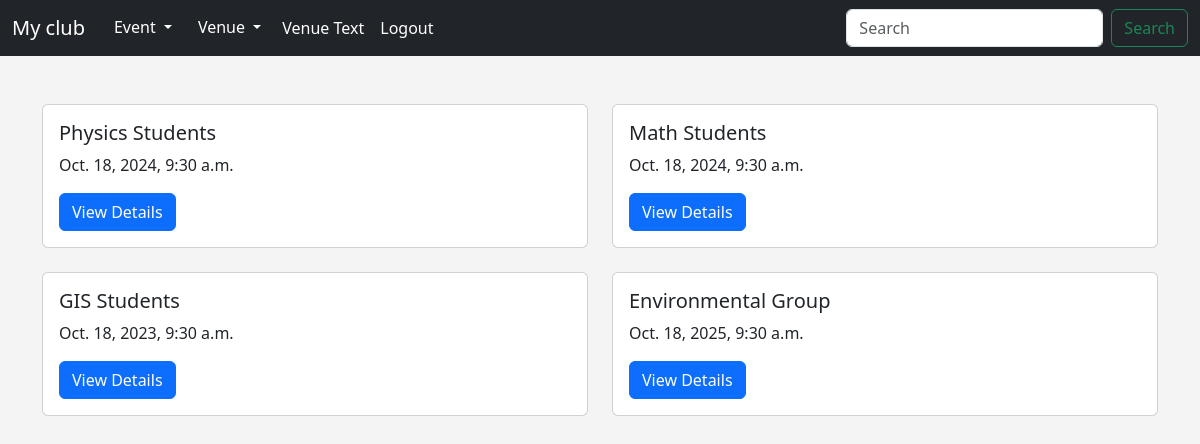
The page /My_event (signed in) on the database its author committed.
### events/models.py (models this page shows, shortened)
class Event(models.Model):
	name  = models.CharField('Event Name', max_length=120)
	event_date = models.DateTimeField('Event Date')
	venue = models.ForeignKey(Venue, blank=True, null=True, on_delete=models.CASCADE)
	manager = models.ForeignKey(User, blank=True, null=True, on_delete=models.SET_NULL)
	description = models.TextField(blank=True)
	attendees = models.ManyToManyField(MyClubUser, blank=True)
	likes = models.IntegerField(default=0)

### events/views.py (the view)
# urls.py: path('My_event', views.My_event, name = "My-event"),
def My_event(request):
	user = request.user
	if user.is_authenticated:
		My_event = Event.objects.filter(manager=user)
		return render(request, 'events/My_events.html', {'My_event' : My_event})
	else:
		messages.success(request, "You must logged in first")
		return redirect('home')

### events/templates/events/My_events.html
{% extends 'events/base.html' %}
{% block content %}
<br><br>
    {% if user.is_authenticated %}
        <div class="row row-cols-1 row-cols-md-2 g-4">
            {% for event in My_event %}
                <div class="col">
                    <div class="card">
                        <div class="card-body">
                            <h5 class="card-title">{{ event.name }}</h5>
                            <p class="card-text">{{ event.event_date }}</p>
                            <a href="{% url 'show-event' event.id %}" class="btn btn-primary">View Details</a>
                        </div>
                    </div>
                </div>
            {% empty %}
                <p>No events found.</p>
            {% endfor %}
        </div>
    {% else %}
        <h1 class="text-center">You must be logged in</h1>
    {% endif %}
{% endblock %}

### events/templates/events/base.html (style rules this page uses)
body { background: #f4f4f4; }

### rows shown on the page
Event: name "Physics Students", event_date "Oct. 18, 2024, 9:30 a.m."
Event: name "Math Students", event_date "Oct. 18, 2024, 9:30 a.m."
Event: name "GIS Students", event_date "Oct. 18, 2023, 9:30 a.m."
Event: name "Environmental Group", event_date "Oct. 18, 2025, 9:30 a.m."
